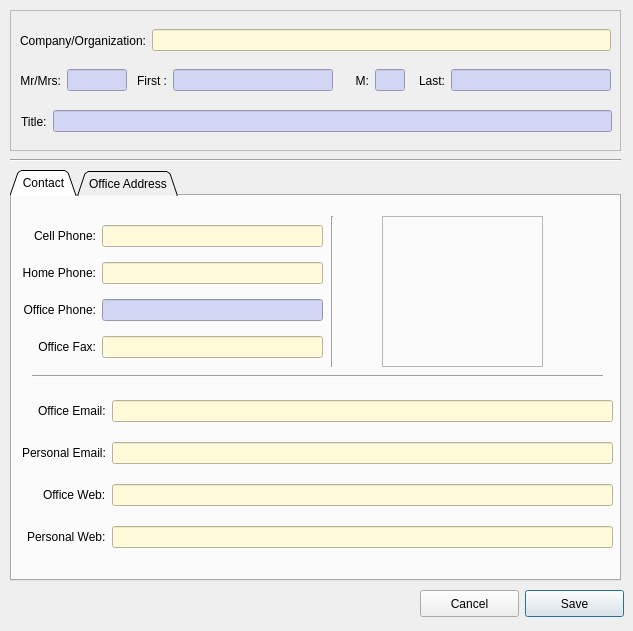
<?xml version="1.0" encoding="UTF-8"?>
<ui version="4.0">
 <class>contactsDialog</class>
 <widget class="QDialog" name="contactsDialog">
  <property name="geometry">
   <rect>
    <x>0</x>
    <y>0</y>
    <width>633</width>
    <height>631</height>
   </rect>
  </property>
  <property name="windowTitle">
   <string>Contacts Dialog</string>
  </property>
  <property name="windowIcon">
   <iconset resource="resources.qrc">
    <normaloff>:/icons/icons/edit-user.ico</normaloff>:/icons/icons/edit-user.ico</iconset>
  </property>
  <property name="windowOpacity">
   <double>1.000000000000000</double>
  </property>
  <property name="styleSheet">
   <string notr="true"/>
  </property>
  <widget class="QFrame" name="nameFrame">
   <property name="geometry">
    <rect>
     <x>10</x>
     <y>10</y>
     <width>611</width>
     <height>141</height>
    </rect>
   </property>
   <property name="frameShape">
    <enum>QFrame::StyledPanel</enum>
   </property>
   <property name="frameShadow">
    <enum>QFrame::Raised</enum>
   </property>
   <widget class="QWidget" name="layoutWidget">
    <property name="geometry">
     <rect>
      <x>11</x>
      <y>91</y>
      <width>591</width>
      <height>41</height>
     </rect>
    </property>
    <layout class="QHBoxLayout" name="horizontalLayout_3">
     <item>
      <widget class="QLabel" name="credLabel">
       <property name="text">
        <string>Title:</string>
       </property>
       <property name="buddy">
        <cstring>credLineEdit</cstring>
       </property>
      </widget>
     </item>
     <item>
      <widget class="QLineEdit" name="credLineEdit">
       <property name="styleSheet">
        <string notr="true">background-color: rgb(211, 213, 244);</string>
       </property>
      </widget>
     </item>
    </layout>
   </widget>
   <widget class="QWidget" name="layoutWidget">
    <property name="geometry">
     <rect>
      <x>10</x>
      <y>50</y>
      <width>591</width>
      <height>41</height>
     </rect>
    </property>
    <layout class="QHBoxLayout" name="horizontalLayout_2">
     <item>
      <widget class="QLabel" name="mrmrsLabel">
       <property name="maximumSize">
        <size>
         <width>55</width>
         <height>16777215</height>
        </size>
       </property>
       <property name="text">
        <string>Mr/Mrs:</string>
       </property>
       <property name="alignment">
        <set>Qt::AlignRight|Qt::AlignTrailing|Qt::AlignVCenter</set>
       </property>
       <property name="buddy">
        <cstring>mrmrsLineEdit</cstring>
       </property>
      </widget>
     </item>
     <item>
      <widget class="QLineEdit" name="mrmrsLineEdit">
       <property name="maximumSize">
        <size>
         <width>60</width>
         <height>16777215</height>
        </size>
       </property>
       <property name="styleSheet">
        <string notr="true">background-color: rgb(211, 213, 244);</string>
       </property>
      </widget>
     </item>
     <item>
      <widget class="QLabel" name="firstnameLabel">
       <property name="maximumSize">
        <size>
         <width>40</width>
         <height>16777215</height>
        </size>
       </property>
       <property name="text">
        <string>First :</string>
       </property>
       <property name="alignment">
        <set>Qt::AlignRight|Qt::AlignTrailing|Qt::AlignVCenter</set>
       </property>
       <property name="buddy">
        <cstring>firstNameLineEdit</cstring>
       </property>
      </widget>
     </item>
     <item>
      <widget class="QLineEdit" name="firstNameLineEdit">
       <property name="maximumSize">
        <size>
         <width>160</width>
         <height>16777215</height>
        </size>
       </property>
       <property name="styleSheet">
        <string notr="true">background-color: rgb(211, 213, 244);</string>
       </property>
      </widget>
     </item>
     <item>
      <widget class="QLabel" name="middleNameLabel">
       <property name="maximumSize">
        <size>
         <width>30</width>
         <height>16777215</height>
        </size>
       </property>
       <property name="text">
        <string>M:</string>
       </property>
       <property name="alignment">
        <set>Qt::AlignRight|Qt::AlignTrailing|Qt::AlignVCenter</set>
       </property>
       <property name="buddy">
        <cstring>middleNameLineEdit</cstring>
       </property>
      </widget>
     </item>
     <item>
      <widget class="QLineEdit" name="middleNameLineEdit">
       <property name="sizePolicy">
        <sizepolicy hsizetype="Expanding" vsizetype="Fixed">
         <horstretch>1</horstretch>
         <verstretch>0</verstretch>
        </sizepolicy>
       </property>
       <property name="maximumSize">
        <size>
         <width>30</width>
         <height>16777215</height>
        </size>
       </property>
       <property name="styleSheet">
        <string notr="true">background-color: rgb(211, 213, 244);</string>
       </property>
      </widget>
     </item>
     <item>
      <widget class="QLabel" name="lastNameLabel">
       <property name="maximumSize">
        <size>
         <width>40</width>
         <height>16777215</height>
        </size>
       </property>
       <property name="text">
        <string>Last:</string>
       </property>
       <property name="alignment">
        <set>Qt::AlignRight|Qt::AlignTrailing|Qt::AlignVCenter</set>
       </property>
       <property name="buddy">
        <cstring>lastNameLineEdit</cstring>
       </property>
      </widget>
     </item>
     <item>
      <widget class="QLineEdit" name="lastNameLineEdit">
       <property name="maximumSize">
        <size>
         <width>160</width>
         <height>16777215</height>
        </size>
       </property>
       <property name="styleSheet">
        <string notr="true">background-color: rgb(211, 213, 244);</string>
       </property>
      </widget>
     </item>
    </layout>
   </widget>
   <widget class="QWidget" name="layoutWidget">
    <property name="geometry">
     <rect>
      <x>10</x>
      <y>10</y>
      <width>591</width>
      <height>41</height>
     </rect>
    </property>
    <layout class="QHBoxLayout" name="horizontalLayout">
     <item>
      <widget class="QLabel" name="companyLabel">
       <property name="text">
        <string>Company/Organization:</string>
       </property>
       <property name="alignment">
        <set>Qt::AlignRight|Qt::AlignTrailing|Qt::AlignVCenter</set>
       </property>
       <property name="buddy">
        <cstring>companyLineEdit</cstring>
       </property>
      </widget>
     </item>
     <item>
      <widget class="QLineEdit" name="companyLineEdit">
       <property name="styleSheet">
        <string notr="true">background-color: rgb(255, 250, 217)</string>
       </property>
      </widget>
     </item>
    </layout>
   </widget>
  </widget>
  <widget class="QTabWidget" name="contactTabWidget">
   <property name="geometry">
    <rect>
     <x>10</x>
     <y>170</y>
     <width>611</width>
     <height>411</height>
    </rect>
   </property>
   <property name="tabPosition">
    <enum>QTabWidget::North</enum>
   </property>
   <property name="tabShape">
    <enum>QTabWidget::Triangular</enum>
   </property>
   <property name="currentIndex">
    <number>0</number>
   </property>
   <property name="tabsClosable">
    <bool>false</bool>
   </property>
   <property name="movable">
    <bool>true</bool>
   </property>
   <widget class="QWidget" name="contactTab">
    <attribute name="icon">
     <iconset resource="resources.qrc">
      <normaloff>:/icons/icons/contact-new-2.ico</normaloff>:/icons/icons/contact-new-2.ico</iconset>
    </attribute>
    <attribute name="title">
     <string>Contact</string>
    </attribute>
    <widget class="Line" name="line_2">
     <property name="geometry">
      <rect>
       <x>310</x>
       <y>20</y>
       <width>20</width>
       <height>151</height>
      </rect>
     </property>
     <property name="orientation">
      <enum>Qt::Vertical</enum>
     </property>
    </widget>
    <widget class="Line" name="line_3">
     <property name="geometry">
      <rect>
       <x>20</x>
       <y>170</y>
       <width>571</width>
       <height>20</height>
      </rect>
     </property>
     <property name="orientation">
      <enum>Qt::Horizontal</enum>
     </property>
    </widget>
    <widget class="QWidget" name="layoutWidget">
     <property name="geometry">
      <rect>
       <x>10</x>
       <y>190</y>
       <width>591</width>
       <height>179</height>
      </rect>
     </property>
     <layout class="QGridLayout" name="gridLayout_3">
      <item row="0" column="0" alignment="Qt::AlignRight">
       <widget class="QLabel" name="officeEmailLabel">
        <property name="text">
         <string>Office Email:</string>
        </property>
        <property name="buddy">
         <cstring>officeEmailLineEdit</cstring>
        </property>
       </widget>
      </item>
      <item row="0" column="1">
       <widget class="QLineEdit" name="officeEmailLineEdit">
        <property name="styleSheet">
         <string notr="true">background-color: rgb(255, 250, 217)</string>
        </property>
       </widget>
      </item>
      <item row="1" column="0" alignment="Qt::AlignRight">
       <widget class="QLabel" name="personalEmailLabel">
        <property name="text">
         <string>Personal Email:</string>
        </property>
        <property name="buddy">
         <cstring>personalEmailLineEdit</cstring>
        </property>
       </widget>
      </item>
      <item row="1" column="1">
       <widget class="QLineEdit" name="personalEmailLineEdit">
        <property name="styleSheet">
         <string notr="true">background-color: rgb(255, 250, 217)</string>
        </property>
       </widget>
      </item>
      <item row="2" column="0" alignment="Qt::AlignRight">
       <widget class="QLabel" name="officeWebLabel">
        <property name="text">
         <string>Office Web:</string>
        </property>
        <property name="buddy">
         <cstring>officeWebLineEdit</cstring>
        </property>
       </widget>
      </item>
      <item row="2" column="1">
       <widget class="QLineEdit" name="officeWebLineEdit">
        <property name="styleSheet">
         <string notr="true">background-color: rgb(255, 250, 217)</string>
        </property>
       </widget>
      </item>
      <item row="3" column="0" alignment="Qt::AlignRight">
       <widget class="QLabel" name="personalWebLabel">
        <property name="text">
         <string>Personal Web:</string>
        </property>
        <property name="buddy">
         <cstring>personalWebLineEdit</cstring>
        </property>
       </widget>
      </item>
      <item row="3" column="1">
       <widget class="QLineEdit" name="personalWebLineEdit">
        <property name="styleSheet">
         <string notr="true">background-color: rgb(255, 250, 217)</string>
        </property>
       </widget>
      </item>
     </layout>
    </widget>
    <widget class="QFrame" name="picFrame">
     <property name="geometry">
      <rect>
       <x>370</x>
       <y>20</y>
       <width>161</width>
       <height>151</height>
      </rect>
     </property>
     <property name="frameShape">
      <enum>QFrame::StyledPanel</enum>
     </property>
     <property name="frameShadow">
      <enum>QFrame::Sunken</enum>
     </property>
     <widget class="QLabel" name="picLabel">
      <property name="geometry">
       <rect>
        <x>10</x>
        <y>10</y>
        <width>141</width>
        <height>131</height>
       </rect>
      </property>
      <property name="layoutDirection">
       <enum>Qt::LeftToRight</enum>
      </property>
      <property name="text">
       <string/>
      </property>
      <property name="pixmap">
       <pixmap>default.jpg</pixmap>
      </property>
      <property name="scaledContents">
       <bool>true</bool>
      </property>
      <property name="alignment">
       <set>Qt::AlignCenter</set>
      </property>
     </widget>
    </widget>
    <widget class="QWidget" name="layoutWidget">
     <property name="geometry">
      <rect>
       <x>10</x>
       <y>20</y>
       <width>301</width>
       <height>151</height>
      </rect>
     </property>
     <layout class="QGridLayout" name="gridLayout_2">
      <item row="0" column="0">
       <widget class="QLabel" name="cellPhoneLabel">
        <property name="text">
         <string>Cell Phone:</string>
        </property>
        <property name="alignment">
         <set>Qt::AlignRight|Qt::AlignTrailing|Qt::AlignVCenter</set>
        </property>
        <property name="buddy">
         <cstring>cellPhoneLineEdit</cstring>
        </property>
       </widget>
      </item>
      <item row="0" column="1">
       <widget class="QLineEdit" name="cellPhoneLineEdit">
        <property name="styleSheet">
         <string notr="true">background-color: rgb(255, 250, 217)</string>
        </property>
       </widget>
      </item>
      <item row="1" column="0">
       <widget class="QLabel" name="homePhoneLabel">
        <property name="text">
         <string>Home Phone:</string>
        </property>
        <property name="alignment">
         <set>Qt::AlignRight|Qt::AlignTrailing|Qt::AlignVCenter</set>
        </property>
        <property name="buddy">
         <cstring>homePhoneLineEdit</cstring>
        </property>
       </widget>
      </item>
      <item row="1" column="1">
       <widget class="QLineEdit" name="homePhoneLineEdit">
        <property name="styleSheet">
         <string notr="true">background-color: rgb(255, 250, 217)</string>
        </property>
       </widget>
      </item>
      <item row="2" column="0">
       <widget class="QLabel" name="officePhoneLabel">
        <property name="text">
         <string>Office Phone:</string>
        </property>
        <property name="alignment">
         <set>Qt::AlignRight|Qt::AlignTrailing|Qt::AlignVCenter</set>
        </property>
        <property name="buddy">
         <cstring>officePhoneLineEdit</cstring>
        </property>
       </widget>
      </item>
      <item row="2" column="1">
       <widget class="QLineEdit" name="officePhoneLineEdit">
        <property name="sizePolicy">
         <sizepolicy hsizetype="Expanding" vsizetype="Fixed">
          <horstretch>0</horstretch>
          <verstretch>0</verstretch>
         </sizepolicy>
        </property>
        <property name="styleSheet">
         <string notr="true">background-color: rgb(211, 213, 244);</string>
        </property>
       </widget>
      </item>
      <item row="3" column="0">
       <widget class="QLabel" name="officeFaxLabel">
        <property name="text">
         <string>Office Fax:</string>
        </property>
        <property name="alignment">
         <set>Qt::AlignRight|Qt::AlignTrailing|Qt::AlignVCenter</set>
        </property>
        <property name="buddy">
         <cstring>officeFaxLineEdit</cstring>
        </property>
       </widget>
      </item>
      <item row="3" column="1">
       <widget class="QLineEdit" name="officeFaxLineEdit">
        <property name="styleSheet">
         <string notr="true">background-color: rgb(255, 250, 217)</string>
        </property>
       </widget>
      </item>
     </layout>
    </widget>
   </widget>
   <widget class="QWidget" name="addressTab">
    <attribute name="icon">
     <iconset resource="resources.qrc">
      <normaloff>:/icons/icons/address-book-new-2.ico</normaloff>:/icons/icons/address-book-new-2.ico</iconset>
    </attribute>
    <attribute name="title">
     <string>Office Address</string>
    </attribute>
    <widget class="QFrame" name="frame">
     <property name="geometry">
      <rect>
       <x>10</x>
       <y>10</y>
       <width>581</width>
       <height>271</height>
      </rect>
     </property>
     <property name="frameShape">
      <enum>QFrame::StyledPanel</enum>
     </property>
     <property name="frameShadow">
      <enum>QFrame::Raised</enum>
     </property>
     <property name="lineWidth">
      <number>2</number>
     </property>
     <widget class="QWidget" name="layoutWidget">
      <property name="geometry">
       <rect>
        <x>20</x>
        <y>30</y>
        <width>541</width>
        <height>221</height>
       </rect>
      </property>
      <layout class="QGridLayout" name="gridLayout">
       <item row="0" column="0">
        <widget class="QLabel" name="addressLlabel">
         <property name="text">
          <string>Address:</string>
         </property>
         <property name="alignment">
          <set>Qt::AlignRight|Qt::AlignTrailing|Qt::AlignVCenter</set>
         </property>
         <property name="buddy">
          <cstring>addressLineEdit</cstring>
         </property>
        </widget>
       </item>
       <item row="0" column="1">
        <widget class="QLineEdit" name="addressLineEdit">
         <property name="styleSheet">
          <string notr="true">background-color: rgb(215, 255, 208);</string>
         </property>
        </widget>
       </item>
       <item row="1" column="0">
        <widget class="QLabel" name="suiteLabel">
         <property name="text">
          <string>Suite/ Floor:</string>
         </property>
         <property name="alignment">
          <set>Qt::AlignRight|Qt::AlignTrailing|Qt::AlignVCenter</set>
         </property>
         <property name="buddy">
          <cstring>suiteLineEdit</cstring>
         </property>
        </widget>
       </item>
       <item row="1" column="1">
        <widget class="QLineEdit" name="suiteLineEdit">
         <property name="styleSheet">
          <string notr="true">background-color: rgb(215, 255, 208);</string>
         </property>
        </widget>
       </item>
       <item row="2" column="0">
        <widget class="QLabel" name="cityLabel">
         <property name="text">
          <string>City:</string>
         </property>
         <property name="alignment">
          <set>Qt::AlignRight|Qt::AlignTrailing|Qt::AlignVCenter</set>
         </property>
         <property name="buddy">
          <cstring>cityLineEdit</cstring>
         </property>
        </widget>
       </item>
       <item row="2" column="1">
        <widget class="QLineEdit" name="cityLineEdit">
         <property name="styleSheet">
          <string notr="true">background-color: rgb(215, 255, 208);</string>
         </property>
        </widget>
       </item>
       <item row="3" column="0">
        <widget class="QLabel" name="stateLabel">
         <property name="text">
          <string>State/Province:</string>
         </property>
         <property name="alignment">
          <set>Qt::AlignRight|Qt::AlignTrailing|Qt::AlignVCenter</set>
         </property>
         <property name="buddy">
          <cstring>stateLineEdit</cstring>
         </property>
        </widget>
       </item>
       <item row="3" column="1">
        <widget class="QLineEdit" name="stateLineEdit">
         <property name="styleSheet">
          <string notr="true">background-color: rgb(215, 255, 208);</string>
         </property>
        </widget>
       </item>
       <item row="4" column="0">
        <widget class="QLabel" name="postalLabel">
         <property name="text">
          <string>Zip:</string>
         </property>
         <property name="alignment">
          <set>Qt::AlignRight|Qt::AlignTrailing|Qt::AlignVCenter</set>
         </property>
         <property name="buddy">
          <cstring>postalLineEdit</cstring>
         </property>
        </widget>
       </item>
       <item row="4" column="1">
        <widget class="QLineEdit" name="postalLineEdit">
         <property name="styleSheet">
          <string notr="true">background-color: rgb(215, 255, 208);</string>
         </property>
        </widget>
       </item>
      </layout>
     </widget>
    </widget>
    <widget class="QWidget" name="layoutWidget">
     <property name="geometry">
      <rect>
       <x>200</x>
       <y>290</y>
       <width>391</width>
       <height>41</height>
      </rect>
     </property>
     <layout class="QHBoxLayout" name="horizontalLayout_4">
      <item>
       <widget class="QLabel" name="copyGroupAddressLabel">
        <property name="text">
         <string>Enter Group Name to copy:</string>
        </property>
        <property name="buddy">
         <cstring>copyGroupAddressLineEdit</cstring>
        </property>
       </widget>
      </item>
      <item>
       <widget class="QLineEdit" name="copyGroupAddressLineEdit"/>
      </item>
     </layout>
    </widget>
   </widget>
  </widget>
  <widget class="Line" name="line">
   <property name="geometry">
    <rect>
     <x>10</x>
     <y>150</y>
     <width>611</width>
     <height>20</height>
    </rect>
   </property>
   <property name="orientation">
    <enum>Qt::Horizontal</enum>
   </property>
  </widget>
  <widget class="QPushButton" name="savePushButton">
   <property name="geometry">
    <rect>
     <x>525</x>
     <y>590</y>
     <width>99</width>
     <height>27</height>
    </rect>
   </property>
   <property name="text">
    <string>Save</string>
   </property>
   <property name="icon">
    <iconset>
     <normalon>:/icons/icons/db_add.ico</normalon>
    </iconset>
   </property>
  </widget>
  <widget class="QPushButton" name="cancelPushButton">
   <property name="geometry">
    <rect>
     <x>420</x>
     <y>590</y>
     <width>99</width>
     <height>27</height>
    </rect>
   </property>
   <property name="text">
    <string>Cancel</string>
   </property>
   <property name="icon">
    <iconset>
     <normalon>:/icons/icons/process-stop-5.ico</normalon>
    </iconset>
   </property>
  </widget>
  <widget class="QLabel" name="label">
   <property name="geometry">
    <rect>
     <x>10</x>
     <y>590</y>
     <width>161</width>
     <height>21</height>
    </rect>
   </property>
   <property name="text">
    <string/>
   </property>
   <property name="pixmap">
    <pixmap resource="resources.qrc">:/icons/bristo_logo.png</pixmap>
   </property>
   <property name="scaledContents">
    <bool>true</bool>
   </property>
  </widget>
 </widget>
 <tabstops>
  <tabstop>companyLineEdit</tabstop>
  <tabstop>mrmrsLineEdit</tabstop>
  <tabstop>firstNameLineEdit</tabstop>
  <tabstop>middleNameLineEdit</tabstop>
  <tabstop>lastNameLineEdit</tabstop>
  <tabstop>credLineEdit</tabstop>
  <tabstop>cellPhoneLineEdit</tabstop>
  <tabstop>homePhoneLineEdit</tabstop>
  <tabstop>officePhoneLineEdit</tabstop>
  <tabstop>officeFaxLineEdit</tabstop>
  <tabstop>officeEmailLineEdit</tabstop>
  <tabstop>personalEmailLineEdit</tabstop>
  <tabstop>officeWebLineEdit</tabstop>
  <tabstop>personalWebLineEdit</tabstop>
  <tabstop>addressLineEdit</tabstop>
  <tabstop>suiteLineEdit</tabstop>
  <tabstop>cityLineEdit</tabstop>
  <tabstop>stateLineEdit</tabstop>
  <tabstop>postalLineEdit</tabstop>
  <tabstop>savePushButton</tabstop>
  <tabstop>cancelPushButton</tabstop>
  <tabstop>contactTabWidget</tabstop>
 </tabstops>
 <resources>
  <include location="resources.qrc"/>
 </resources>
 <connections>
  <connection>
   <sender>savePushButton</sender>
   <signal>clicked()</signal>
   <receiver>contactsDialog</receiver>
   <slot>accept()</slot>
   <hints>
    <hint type="sourcelabel">
     <x>569</x>
     <y>543</y>
    </hint>
    <hint type="destinationlabel">
     <x>316</x>
     <y>283</y>
    </hint>
   </hints>
  </connection>
  <connection>
   <sender>cancelPushButton</sender>
   <signal>clicked()</signal>
   <receiver>contactsDialog</receiver>
   <slot>reject()</slot>
   <hints>
    <hint type="sourcelabel">
     <x>469</x>
     <y>623</y>
    </hint>
    <hint type="destinationlabel">
     <x>316</x>
     <y>322</y>
    </hint>
   </hints>
  </connection>
 </connections>
</ui>
